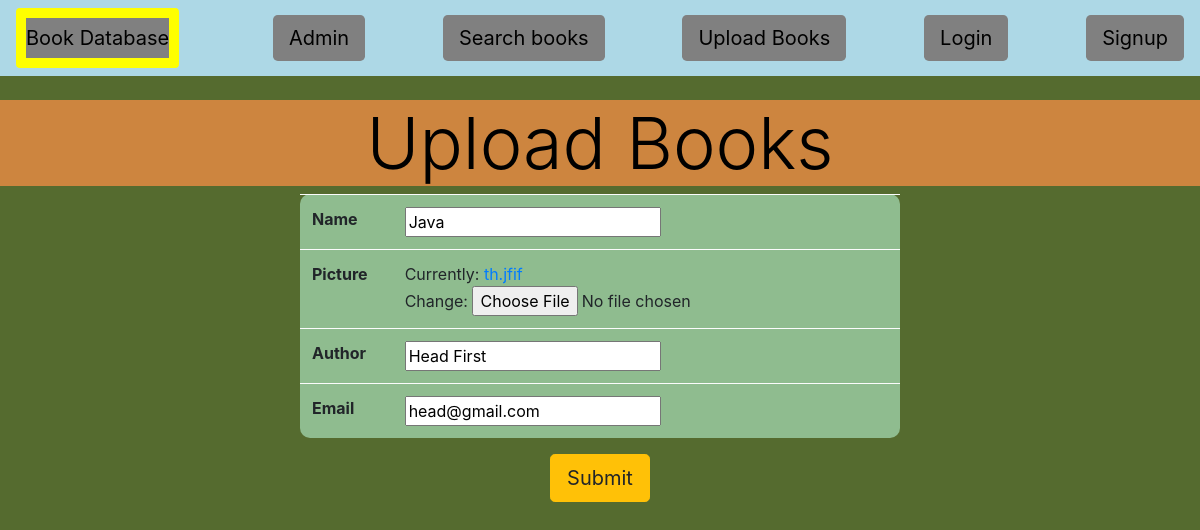
The page /update/1 on the database as committed earlier.
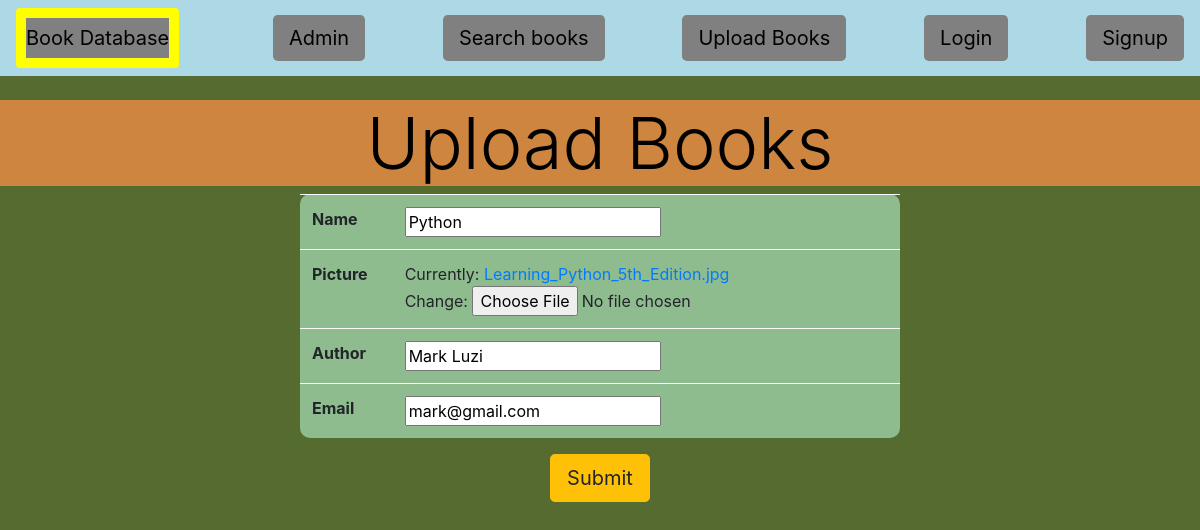
The same page on the database as committed later.
### book/models.py (models this page shows, shortened)
class Book(models.Model):
    name = models.CharField(max_length = 50)
    picture = models.ImageField()
    author = models.CharField(max_length = 30)
    email = models.EmailField(blank = True)

### book/views.py (the view)
# urls.py: path('update/<int:book_id>', views.update_book),
def update_book(request, book_id):
    book_id = int(book_id)
    try:
        book_sel = Book.objects.get(id = book_id)
    except Book.DoesNotExist:
        return redirect('index')
    book_form = BookCreate(request.POST or None, instance = book_sel)
    if book_form.is_valid():
       book_form.save()
       return redirect('index')
    return render(request, 'book/upload_form.html', {'upload_form':book_form})

### book/forms.py
class BookCreate(forms.ModelForm):
    class Meta:
        model = Book
        fields = '__all__'

### book/templates/book/Upload_form.html (shortened to what this page needs)
{% extends 'book/library.html' %}
{% block content %}
    <center>
    <h1 class="display-3" style="background-color:peru;color:black;">Upload Books</h1>
    <form method = 'POST' enctype="multipart/form-data">
        <table class = 'w-50 table table-light' style="border-radius:10px;background-color:darkseagreen;">
            {% for field in upload_form %}
            <tr>
                <th>{{field.label}}</th>
                <td>{{ field }}</td>
            </tr>
            {% endfor %}
        </table>
        <button type="submit" class="btn btn-lg btn-warning">Submit</button>
    </form>
</center>
{% endblock %}

Rows that differ between the two databases and show on the page:
changed Book: name "Java" → "Python"; author "Head First" → "Mark Luzi"; email "head@gmail.com" → "mark@gmail.com"
Other text that changed with them:
text no longer shown: "Currently: th.jfif Change:"
text now shown: "Currently: Learning_Python_5th_Edition.jpg Change:"
